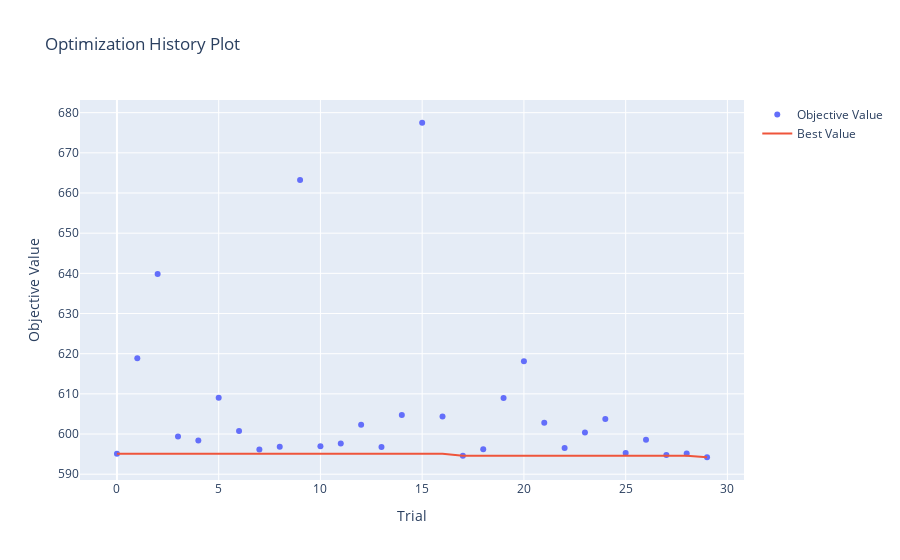

The code cell stored with this chart in its notebook:
### Code cell
# 하이퍼파라미터 최적화 과정을 확인
optuna.visualization.plot_optimization_history(study_lgbm)

### Figure 1 — Plotly figure (JSON) as saved in the notebook; plotly's stock layout.template omitted (floating-point values rounded to 4 significant figures)
{"data": [{"mode": "markers", "name": "Objective Value", "type": "scatter", "x": [0, 1, 2, 3, 4, 5, 6, 7, 8, 9, 10, 11, 12, 13, 14, 15, 16, 17, 18, 19, 20, 21, 22, 23, 24, 25, 26, 27, 28, 29], "y": [595.1, 618.9, 639.9, 599.4, 598.4, 609.0, 600.7, 596.1, 596.8, 663.3, 597.0, 597.7, 602.3, 596.7, 604.7, 677.5, 604.4, 594.6, 596.2, 609.0, 618.1, 602.8, 596.5, 600.4, 603.7, 595.3, 598.6, 594.8, 595.2, 594.2]}, {"mode": "lines", "name": "Best Value", "type": "scatter", "x": [0, 1, 2, 3, 4, 5, 6, 7, 8, 9, 10, 11, 12, 13, 14, 15, 16, 17, 18, 19, 20, 21, 22, 23, 24, 25, 26, 27, 28, 29], "y": [595.1, 595.1, 595.1, 595.1, 595.1, 595.1, 595.1, 595.1, 595.1, 595.1, 595.1, 595.1, 595.1, 595.1, 595.1, 595.1, 595.1, 594.6, 594.6, 594.6, 594.6, 594.6, 594.6, 594.6, 594.6, 594.6, 594.6, 594.6, 594.6, 594.2]}, {"marker": {"color": "#cccccc"}, "mode": "markers", "name": "Infeasible Trial", "showlegend": false, "type": "scatter", "x": [], "y": []}], "layout": {"title": {"text": "Optimization History Plot"}, "xaxis": {"title": {"text": "Trial"}}, "yaxis": {"title": {"text": "Objective Value"}}}}
